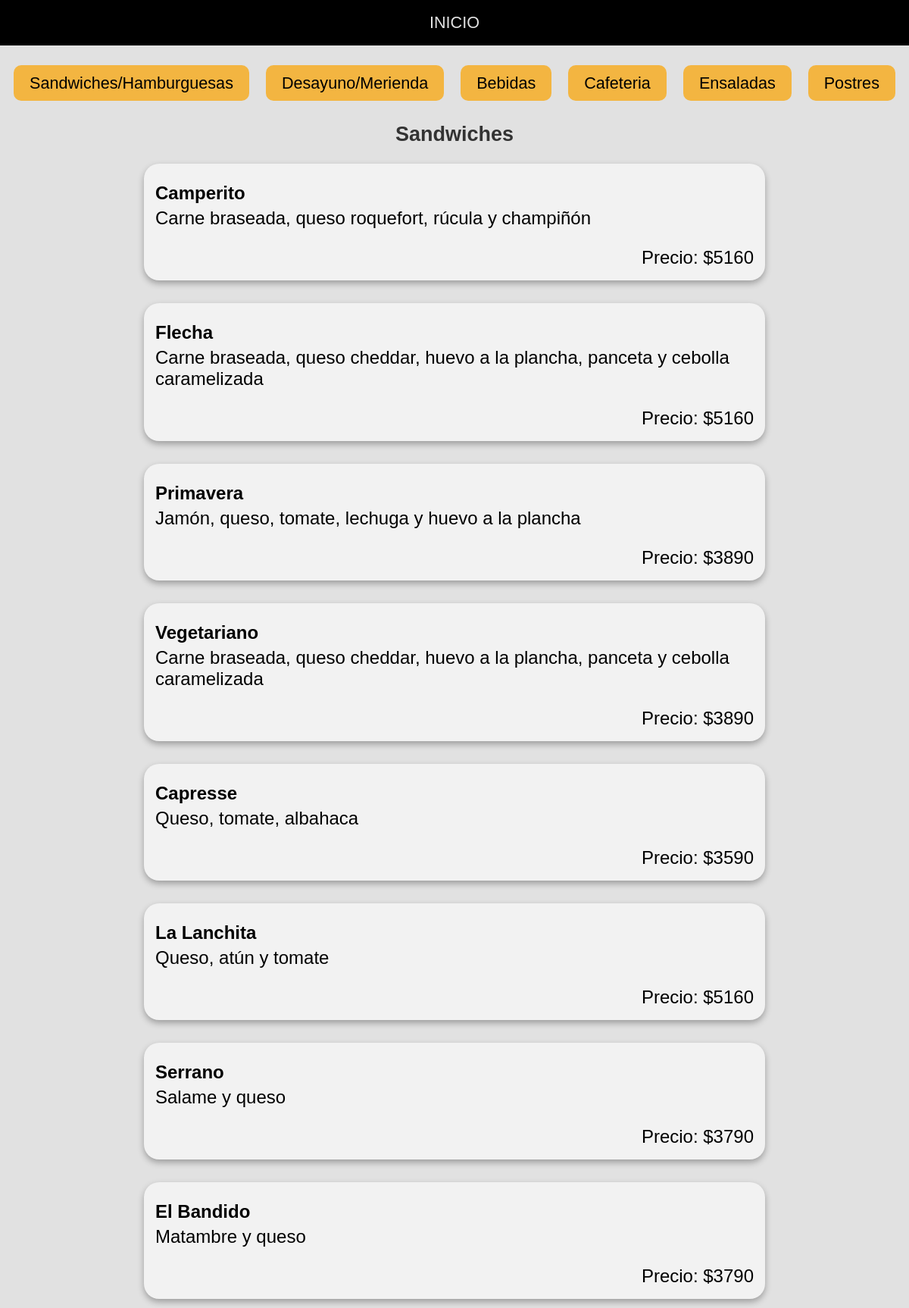
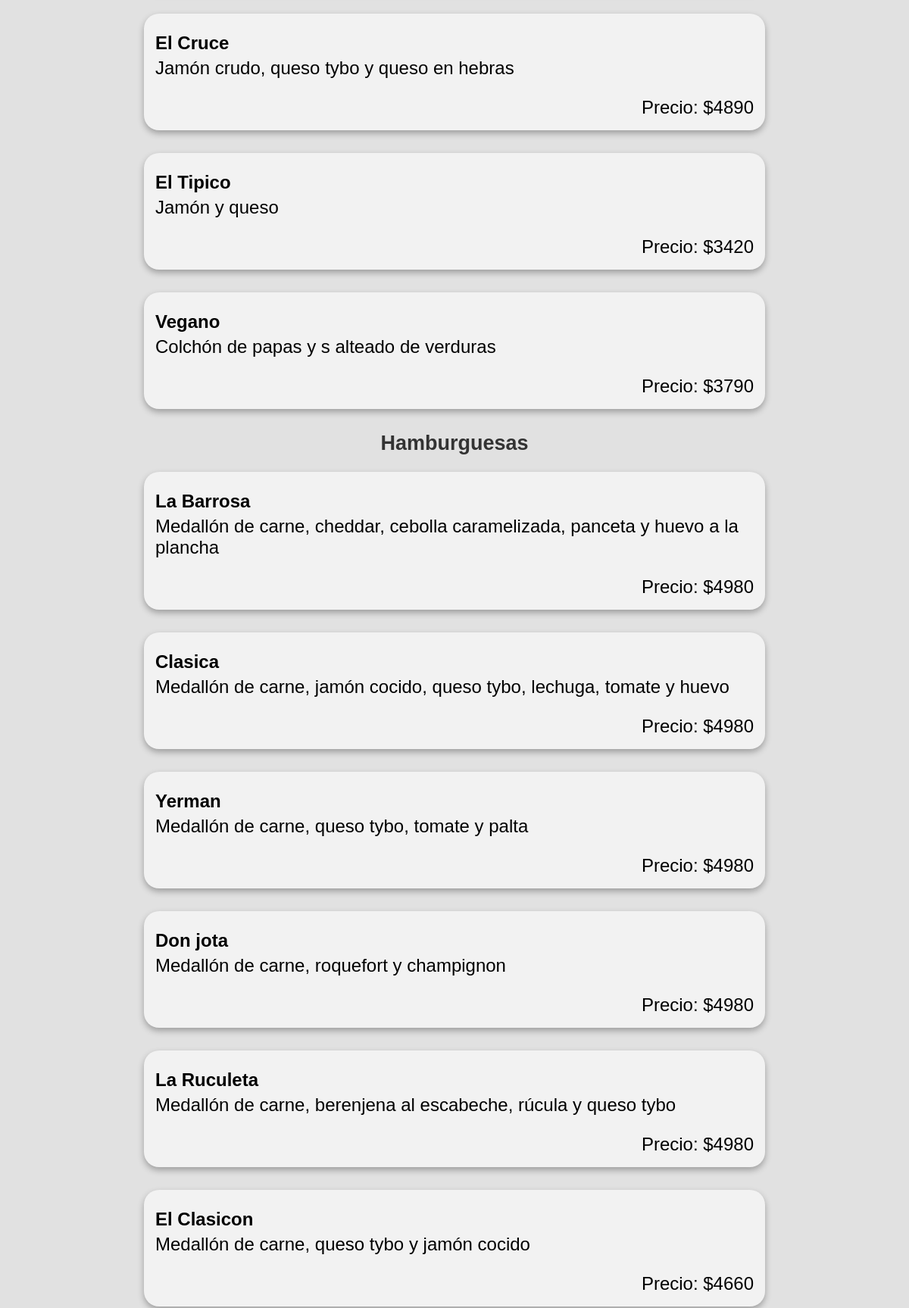
The page /cafedonjota/almuerzo/ (upper part) on the database its author committed (2 pictures, top to bottom).
### cafedonjota/models.py (models this page shows)
class Sandwiches(models.Model):
    nombre = models.CharField(max_length=100)
    descripcion = models.TextField()
    precio = models.IntegerField(default=0)

class Hamburguesas(models.Model):
    nombre = models.CharField(max_length=100)
    descripcion = models.TextField()
    precio = models.IntegerField(default=0)

### cafedonjota/views.py (the view)
# urls.py: path('almuerzo/',almuerzo, name='almuerzo'),
def almuerzo(request):
    sandwiches = Sandwiches.objects.all()
    hamburguesas = Hamburguesas.objects.all()
    tapeos= Tapeo.objects.all()
    return render(request, "menu-comidas/almuerzo.html",
                  {"sandwiches": sandwiches,
                  "hamburguesas": hamburguesas,
                  "tapeos":  tapeos})

### templates/menu-comidas/almuerzo.html (shortened to what this page needs)
{% extends "./comidas.html" %}
{% load static %}
{% block body_content %}
<section class="platos">
    <h1>Sandwiches</h1>
    <ul class="platos-lista">
        {% for sandwiche in sandwiches %}
            <li class="plato-item">
                <article class="plato">
                    <h3>{{ sandwiche.nombre }}</h3>
                    <p class="plato-descripcion">{{ sandwiche.descripcion }} </p>
                    <p class="plato-precio">Precio: ${{ sandwiche.precio }}</p>
                </article>
            </li>
        {% endfor %}
    </ul>
    <h1>Hamburguesas</h1>
    <ul class="platos-lista">
        {% for hamburguesa in hamburguesas %}
            <li class="plato-item">
                <article class="plato">
                    <h3>{{ hamburguesa.nombre }}</h3>
                    <p class="plato-descripcion">{{ hamburguesa.descripcion }} </p>
                    <p class="plato-precio">Precio: ${{ hamburguesa.precio }}</p>
                </article>
            </li>
        {% endfor %}
    </ul>
</section>
{% endblock %}

### static/css/menu.css (style rules this page uses)
body { margin: 0; padding: 0; }
ul { list-style-type: none; padding: 0; text-align: center; }
ul li { font-family: 'Gill Sans', 'Gill Sans MT', Calibri, 'Trebuchet MS', sans-serif; font-size: large; display: inline-block; text-align: center; margin: 0 10px; vertical-align: top; }
ul li h3 { margin-top: 10px; }

### static/css/carta.css (style rules this page uses)
body.menucomidas { font-family: 'Gill Sans', 'Gill Sans MT', Calibri, 'Trebuchet MS', sans-serif; font-size: large; margin: 0; padding: 0; background-color: #e1e1e1; text-align: center; }
h1 { color: #333; }
.platos { margin-top: 20px; text-align: center; margin-bottom: 100px; }
.platos-lista { list-style: none; padding: 0; margin: 0 auto; width: 70%; }
.plato-item { margin-bottom: 30px; display: block; }
.plato { background-color: #f2f2f2; box-shadow: 0 4px 8px rgba(0, 0, 0, 0.3); border-radius: 20px; padding: 15px; margin-bottom: 25px; }
.plato h3 { font-size: x-large; margin-right: auto; margin-bottom: 5px; text-align: left; }
.plato-descripcion { font-size: x-large; margin-top: 5px; text-align: left; }
.plato-precio { font-family: 'Trebuchet MS', sans-serif; font-size: x-large; margin-bottom: 1px; text-align: right; }

### rows shown on the page
Sandwiches: nombre "Camperito", descripcion "Carne braseada, queso roquefort, rúcula y champiñón", precio "5160"
Sandwiches: nombre "Flecha", descripcion "Carne braseada, queso cheddar, huevo a la plancha, panceta y cebolla caramelizada", precio "5160"
Sandwiches: nombre "Primavera", descripcion "Jamón, queso, tomate, lechuga y huevo a la plancha", precio "3890"
Sandwiches: nombre "Vegetariano", descripcion "Carne braseada, queso cheddar, huevo a la plancha, panceta y cebolla caramelizada", precio "3890"
Sandwiches: nombre "Capresse", descripcion "Queso, tomate, albahaca", precio "3590"
Sandwiches: nombre "La Lanchita", descripcion "Queso, atún y tomate", precio "5160"
Sandwiches: nombre "Serrano", descripcion "Salame y queso", precio "3790"
Sandwiches: nombre "El Bandido", descripcion "Matambre y queso", precio "3790"
Sandwiches: nombre "El Cruce", descripcion "Jamón crudo, queso tybo y queso en hebras", precio "4890"
Sandwiches: nombre "El Tipico", descripcion "Jamón y queso", precio "3420"
Sandwiches: nombre "Vegano", descripcion "Colchón de papas y s alteado de verduras", precio "3790"
Hamburguesas: nombre "La Barrosa", descripcion "Medallón de carne, cheddar, cebolla caramelizada, panceta y huevo a la plancha", precio "4980"
Hamburguesas: nombre "Clasica", descripcion "Medallón de carne, jamón cocido, queso tybo, lechuga, tomate y huevo", precio "4980"
Hamburguesas: nombre "Yerman", descripcion "Medallón de carne, queso tybo, tomate y palta", precio "4980"
Hamburguesas: nombre "Don jota", descripcion "Medallón de carne, roquefort y champignon", precio "4980"
Hamburguesas: nombre "La Ruculeta", descripcion "Medallón de carne, berenjena al escabeche, rúcula y queso tybo", precio "4980"
Hamburguesas: nombre "El Clasicon", descripcion "Medallón de carne, queso tybo y jamón cocido", precio "4660"
